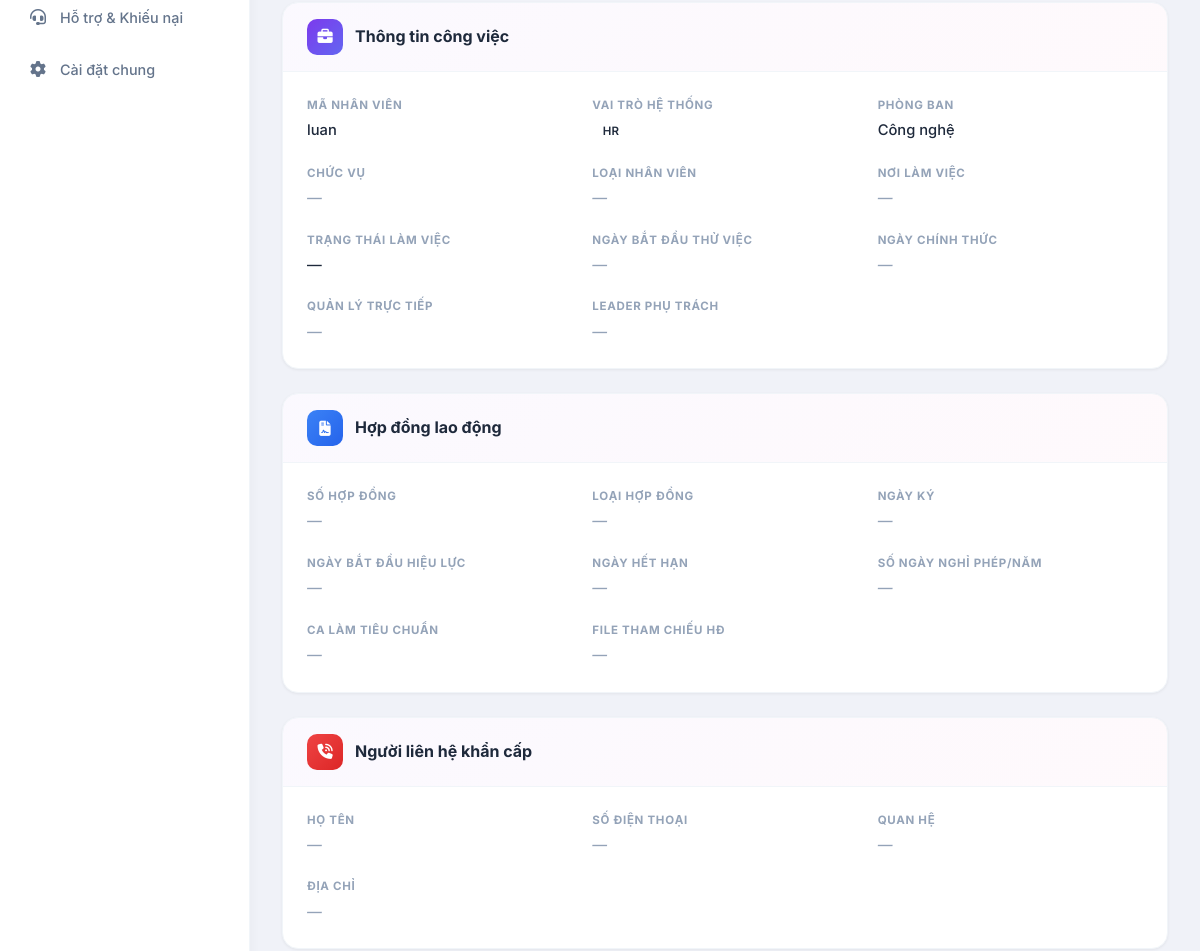
Page /users/2/profile/ (signed in, middle part) on the earlier database version.
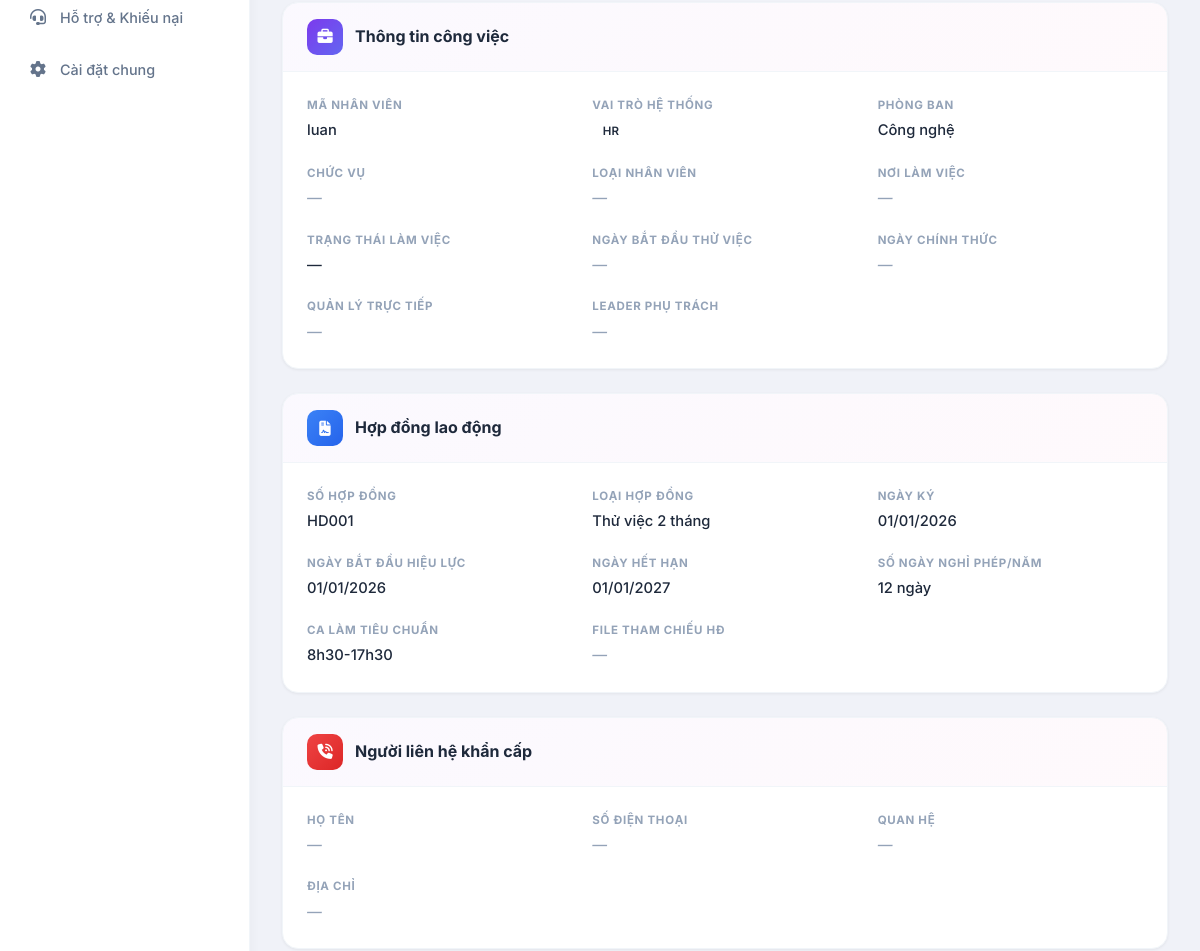
Same page on the later database version.
### contracts/models/contract_info_model.py (models this page shows, shortened)
class ContractInfo(models.Model):
    user = models.ForeignKey(
        User,
        on_delete=models.CASCADE,
        related_name='contracts',
        help_text="Nhân viên sở hữu hợp đồng này.",
    )
    is_active = models.BooleanField(
        default=True,
        help_text="Hợp đồng đang hiệu lực?",
    )
    contract_number = models.CharField(
        max_length=100,
        blank=True,
        default='',
        help_text="Số hợp đồng hiện tại. VD: HD-2026-001.",
    )
    contract_type = models.CharField(
        max_length=100,
        blank=True,
        default='',
        help_text="Loại hợp đồng. VD: Thử việc 2 tháng, Chính thức 1 năm.",
    )
    contract_signed_date = models.CharField(
        max_length=10,
        blank=True,
        default='',
        help_text="Ngày ký hợp đồng (DD/MM/YYYY).",
    )
    contract_start_date = models.CharField(
        max_length=10,
        blank=True,
        default='',
        help_text="Ngày bắt đầu hiệu lực (DD/MM/YYYY).",
    )
    contract_end_date = models.CharField(
        max_length=10,
        blank=True,
        default='',
        help_text="Ngày hết hạn (DD/MM/YYYY). Để trống nếu không thời hạn.",
    )
    contract_annual_leave_days = models.PositiveIntegerField(
        null=True,
        blank=True,
        help_text="Số ngày nghỉ phép/năm theo hợp đồng.",
    )
    contract_standard_shift = models.CharField(
        max_length=100,
        blank=True,
        default='',
        help_text="Ca làm tiêu chuẩn. VD: 08:30 - 17:30 (Thứ 2 đến Thứ 6).",
    )
    shift_start_time = models.TimeField(
        null=True, blank=True,
        help_text="Giờ bắt đầu ca (đi trễ tính từ đây).",
    )
    shift_end_time = models.TimeField(
        null=True, blank=True,
        help_text="Giờ kết thúc ca (về sớm tính từ đây).",
    )
    contract_attachment_reference = models.CharField(
        max_length=255,
        blank=True,
        default='',
        help_text="Tên file hoặc link tham chiếu hợp đồng.",
    )
    class Meta:
        ordering = ['user__username']
        verbose_name = 'Hợp đồng lao động'
        verbose_name_plural = 'Hợp đồng lao động'

### employee_profiles/views/profile_views.py (the view)
# urls.py: path('users/<int:user_id>/profile/', hr_view_profile_view, name='hr_view_profile'),
@login_required
@user_passes_test(can_manage_work_info)
def hr_view_profile_view(request, user_id):
    if is_admin_user(request.user):
        messages.error(request, 'Tài khoản Admin không có quyền xem chi tiết hồ sơ nhân sự.')
        return redirect('user_list')
    target_user = get_object_or_404(User, pk=user_id)
    profile = ensure_profile(target_user)
    work_info = ensure_work_info(target_user)
    contract_info = ensure_contract_info(target_user)
    personal_info = ensure_personal_info(target_user)
    emergency_contact = ensure_emergency_contact(target_user)
    education_info = ensure_education_info(target_user)
    documents = EmployeeDocument.objects.filter(user=target_user)
    return render(request, 'employee_profiles/hr_view_profile.html', {
        'target_user': target_user,
        'profile': profile,
        'work_info': work_info,
        'contract_info': contract_info,
        'personal_info': personal_info,
        'emergency_contact': emergency_contact,
        'education_info': education_info,
        'documents': documents,
        'active_page': 'users',
        'can_manage_system_users': is_admin_user(request.user),
        'can_manage_work_info': can_manage_work_info(request.user),
    })

### accounts/context_processors.py (called while the page is built)
def notifications(request):
    if request.user.is_authenticated:
        unread_notifications = Notification.objects.filter(
            user=request.user, is_read=False
        ).order_by('-created_at')[:5]
        unread_count = Notification.objects.filter(
            user=request.user, is_read=False
        ).count()
    else:
        unread_notifications = []
        unread_count = 0
    return {
        'unread_notifications': unread_notifications,
        'unread_count': unread_count,
    }

### accounts/models/account_model.py (called while the page is built)
    @property
    def is_admin(self):
        if self.role and self.role.name == Role.ADMIN:
            return True
        return bool(self.user_id and self.user.is_superuser and not self.role)

### accounts/services/account/account_info_service.py (called while the page is built)
def ensure_profile(user):
    try:
        return UserProfile.objects.get(user=user)
    except UserProfile.DoesNotExist:
        import uuid
        tmp_id = f"TMP-{uuid.uuid4().hex[:8].upper()}"
        return UserProfile.objects.create(user=user, employee_id=tmp_id)

def ensure_work_info(user):
    from employee_profiles.models import EmployeeWorkInfo
    work_info, created = EmployeeWorkInfo.objects.get_or_create(user=user)
    return work_info

### employee_profiles/templates/employee_profiles/hr_view_profile.html (shortened to what the changed rows need)
{% extends 'accounts/base_dashboard.html' %}
{% load static %}
{% block content %}
<div class="profile-sections animate-fade">
    <div class="profile-card">
        <div class="profile-card-body">
            <div class="pv-info-grid">
                <div class="pv-info-item">
                    <div class="pv-info-label">Số hợp đồng</div>
                    <div class="pv-info-value {% if not contract_info.contract_number %}empty{% endif %}">
                        {{ contract_info.contract_number|default:"—" }}
                    </div>
                </div>
                <div class="pv-info-item">
                    <div class="pv-info-label">Loại hợp đồng</div>
                    <div class="pv-info-value {% if not contract_info.contract_type %}empty{% endif %}">
                        {{ contract_info.contract_type|default:"—" }}
                    </div>
                </div>
                <div class="pv-info-item">
                    <div class="pv-info-label">Ngày ký</div>
                    <div class="pv-info-value {% if not contract_info.contract_signed_date %}empty{% endif %}">
                        {{ contract_info.contract_signed_date|default:"—" }}
                    </div>
                </div>
                <div class="pv-info-item">
                    <div class="pv-info-label">Ngày bắt đầu hiệu lực</div>
                    <div class="pv-info-value {% if not contract_info.contract_start_date %}empty{% endif %}">
                        {{ contract_info.contract_start_date|default:"—" }}
                    </div>
                </div>
                <div class="pv-info-item">
                    <div class="pv-info-label">Ngày hết hạn</div>
                    <div class="pv-info-value {% if not contract_info.contract_end_date %}empty{% endif %}">
                        {{ contract_info.contract_end_date|default:"—" }}
                    </div>
                </div>
                <div class="pv-info-item">
                    <div class="pv-info-label">Số ngày nghỉ phép/năm</div>
                    <div class="pv-info-value {% if contract_info.contract_annual_leave_days == None %}empty{% endif %}">
                        {% if contract_info.contract_annual_leave_days != None %}
                            {{ contract_info.contract_annual_leave_days }} ngày
                        {% else %}
                            —
                        {% endif %}
                    </div>
                </div>
                <div class="pv-info-item">
                    <div class="pv-info-label">Ca làm tiêu chuẩn</div>
                    <div class="pv-info-value {% if not contract_info.contract_standard_shift %}empty{% endif %}">
                        {{ contract_info.contract_standard_shift|default:"—" }}
                    </div>
                </div>
                <div class="pv-info-item">
                    <div class="pv-info-label">File tham chiếu HĐ</div>
                    <div class="pv-info-value {% if not contract_info.contract_attachment_reference %}empty{% endif %}">
                        {{ contract_info.contract_attachment_reference|default:"—" }}
                    </div>
                </div>
            </div>
        </div>
    </div>
</div>
{% endblock %}

Differences in the rows shown:
changed ContractInfo: contract_number "—" → "HD001"; contract_type "—" → "Thử việc 2 tháng"; contract_signed_date "—" → "01/01/2026"; contract_start_date "—" → "01/01/2026"; contract_end_date "—" → "01/01/2027"; contract_annual_leave_days (not shown) → "12"; contract_standard_shift "—" → "8h30-17h30"
Other differences:
text now shown: "ngày"
